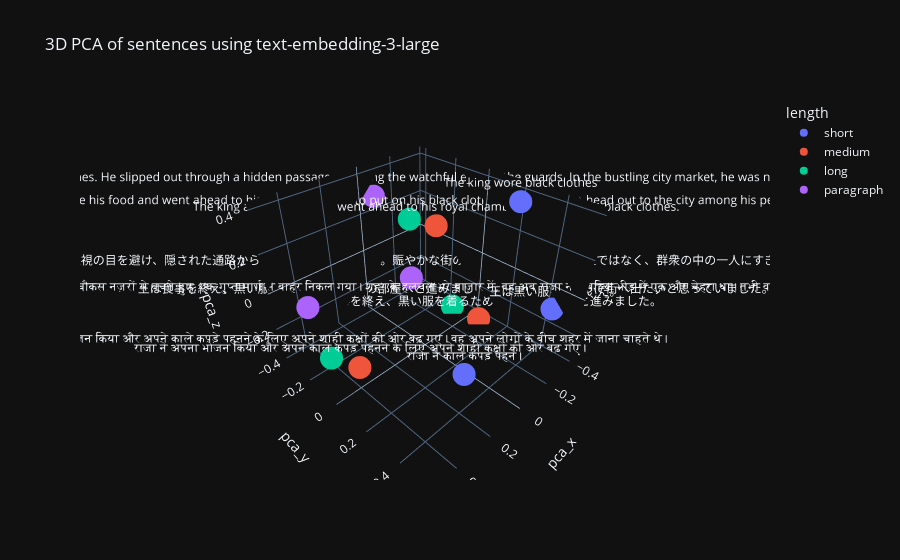

The cell this chart's notebook holds for it:
### Code cell
# Improve layout
fig.update_traces(textposition='top center')
fig.write_image('embedding_3d_effect_of_length.png')
fig.show()

### Figure 1 — Plotly figure (JSON) as saved in the notebook; plotly's stock layout.template omitted (floating-point values rounded to 4 significant figures)
{"data": [{"hovertemplate": "length=short<br>pca_x=%{x}<br>pca_y=%{y}<br>pca_z=%{z}<br>text=%{text}<extra></extra>", "legendgroup": "short", "marker": {"color": "#636efa", "symbol": "circle"}, "mode": "markers+text", "name": "short", "scene": "scene", "showlegend": true, "text": ["The king wore black clothes", "राजा ने काले कपड़े पहने।", "王は黒い服を着ていた。"], "x": [-0.2587, 0.3595, -0.377], "y": [0.273, 0.5361, 0.4351], "z": [0.4107, 0.08771, -0.1002], "type": "scatter3d", "textposition": "top center"}, {"hovertemplate": "length=medium<br>pca_x=%{x}<br>pca_y=%{y}<br>pca_z=%{z}<br>text=%{text}<extra></extra>", "legendgroup": "medium", "marker": {"color": "#EF553B", "symbol": "circle"}, "mode": "markers+text", "name": "medium", "scene": "scene", "showlegend": true, "text": ["The king ate his food and went ahead to his royal chambers to put on his black clothes.", "राजा ने अपना भोजन किया और अपने काले कपड़े पहनने के लिए अपने शाही कक्षों की ओर बढ़ गए।", "王は食事を終え、黒い服を着るために王室の部屋へと進みました。"], "x": [-0.1538, 0.4766, -0.321], "y": [-0.08611, 0.1182, 0.07046], "z": [0.2123, -0.09227, -0.3321], "type": "scatter3d", "textposition": "top center"}, {"hovertemplate": "length=long<br>pca_x=%{x}<br>pca_y=%{y}<br>pca_z=%{z}<br>text=%{text}<extra></extra>", "legendgroup": "long", "marker": {"color": "#00cc96", "symbol": "circle"}, "mode": "markers+text", "name": "long", "scene": "scene", "showlegend": true, "text": ["The king ate his food and went ahead to his royal chambers to put on his black clothes. He wanted to head out to the city among his people.", "राजा ने अपना भोजन किया और अपने काले कपड़े पहनने के लिए अपने शाही कक्षों की ओर बढ़ गए। वह अपने लोगों के बीच शहर में जाना चाहते थे।", "王は食事を終え、黒い服を着るために王室の部屋へと進みました。彼は民衆に交じって街へ出たいと思っていました。"], "x": [-0.1244, 0.5065, -0.2955], "y": [-0.2318, -0.0317, -0.09143], "z": [0.2043, -0.1239, -0.3228], "type": "scatter3d", "textposition": "top center"}, {"hovertemplate": "length=paragraph<br>pca_x=%{x}<br>pca_y=%{y}<br>pca_z=%{z}<br>text=%{text}<extra></extra>", "legendgroup": "paragraph", "marker": {"color": "#ab63fa", "symbol": "circle"}, "mode": "markers+text", "name": "paragraph", "scene": "scene", "showlegend": true, "text": ["The king ate his food and went ahead to his royal chambers to put on his black clothes. He slipped out through a hidden passage, avoiding the watchful eyes of the guards. In the bustling city market, he was no longer a king but just another face in the crowd. Only then could he truly hear the whispers and worries of his people.", "राजा ने अपना भोजन किया और अपने काले कपड़े पहनने के लिए अपने शाही कक्षों की ओर बढ़ गए। वह पहरेदारों की चौकस नज़रों से बचते हुए, एक गुप्त मार्ग से बाहर निकल गया। शहर के हलचल भरे बाज़ार में, वह अब राजा नहीं बल्कि भीड़ में एक और चेहरा था। तभी वह वास्तव में अपने लोगों की कानाफूसी और चिंताओं को सुन सका।", "王は食事を終え、黒い服を着るために王室の部屋へと進みました。彼は衛兵の監視の目を避け、隠された通路からそっと抜け出しました。賑やかな街の市場では、彼はもはや王ではなく、群衆の中の一人にすぎませんでした。そうして初めて、彼は民のささやきや悩みを真に聞くことができたのです。"], "x": [-0.06033, 0.4373, -0.1892], "y": [-0.4088, -0.287, -0.2962], "z": [0.2844, -0.04192, -0.1863], "type": "scatter3d", "textposition": "top center"}], "layout": {"scene": {"domain": {"x": [0.0, 1.0], "y": [0.0, 1.0]}, "xaxis": {"title": {"text": "pca_x"}}, "yaxis": {"title": {"text": "pca_y"}}, "zaxis": {"title": {"text": "pca_z"}}}, "legend": {"title": {"text": "length"}, "tracegroupgap": 0}, "title": {"text": "3D PCA of sentences using text-embedding-3-large"}}}
